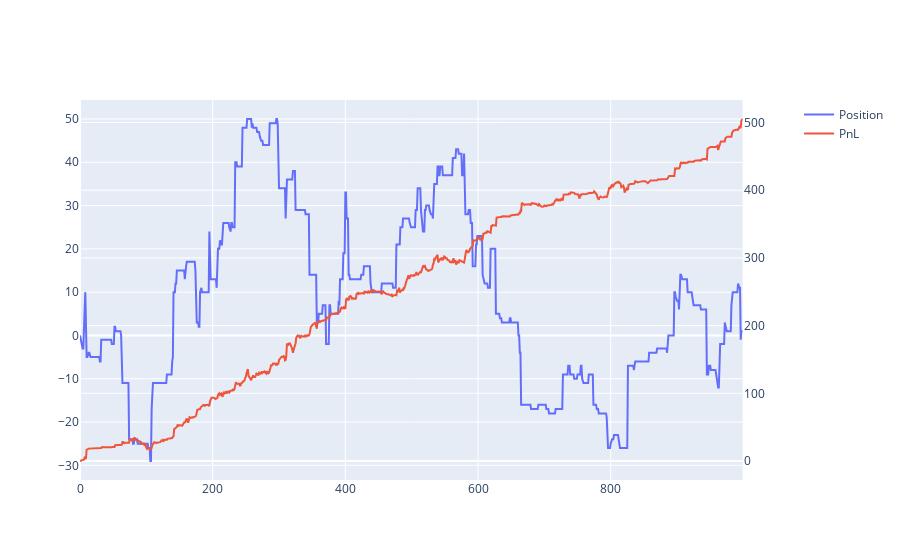

Notebook code for this chart:
### Code cell
input_log = r"/Users/ysc/Downloads/6832310a-47d4-44fc-9493-3a58577bc8b7.log"

vis = visualizer.Visualizer(input_log)
vis.plot_pnl('KELP')

### Figure 1 — Plotly figure (JSON) as saved in the notebook; plotly's stock layout.template omitted (floating-point values rounded to 4 significant figures; data arrays with more than 128 entries replaced by an {"elided": "..."} marker saying what was removed)
{"data": [{"name": "Position", "type": "scatter", "x": {"elided": "1000 float values"}, "xaxis": "x", "y": {"elided": "1000 int values"}, "yaxis": "y"}, {"name": "PnL", "type": "scatter", "x": {"elided": "1000 float values"}, "xaxis": "x", "y": {"elided": "1000 float values"}, "yaxis": "y2"}], "layout": {"xaxis": {"anchor": "y", "domain": [0, 0.94]}, "yaxis": {"anchor": "x", "domain": [0, 1]}, "yaxis2": {"anchor": "x", "overlaying": "y", "side": "right"}}}
